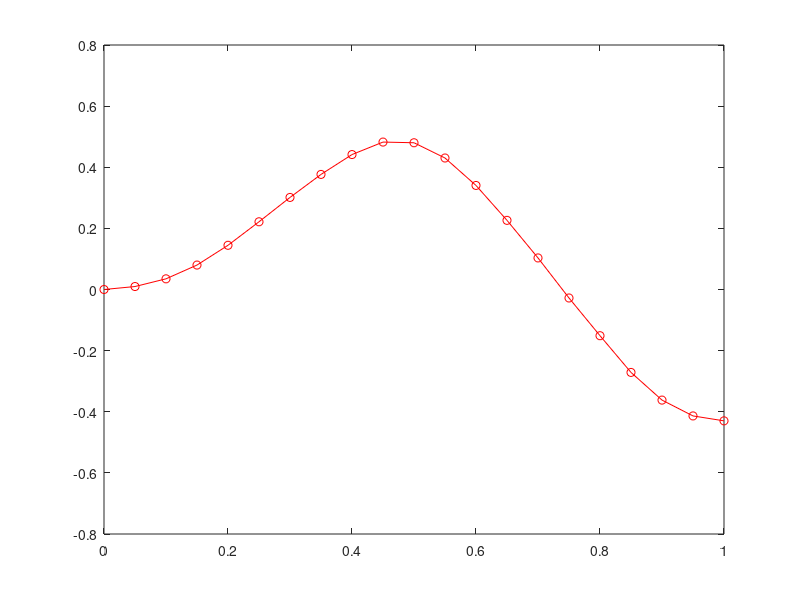

This chart was generated by the following MATLAB code:
data109b = [ %relax surrounding atoms (initial path from cstmin)
0.000000e+00      0.000000000000000e+00
5.000000e-02      9.727186996315140e-03
1.000000e-01      3.493165247346042e-02
1.500000e-01      7.998359402699862e-02
2.000000e-01      1.446412584809877e-01
2.500000e-01      2.215906388155418e-01
3.000000e-01      3.012396742888086e-01
3.500000e-01      3.765480404181289e-01
4.000000e-01      4.415366035354964e-01
4.500000e-01      4.824009854783071e-01
5.000000e-01      4.801522166344512e-01
5.500000e-01      4.302681686531287e-01
6.000000e-01      3.404768051550491e-01
6.500000e-01      2.262615328945685e-01
7.000000e-01      1.033019740025338e-01
7.500000e-01     -2.775706381362397e-02
8.000000e-01     -1.511673645945848e-01
8.500000e-01     -2.713131954806158e-01
9.000000e-01     -3.618479612705414e-01
9.500000e-01     -4.136677988572046e-01
1.000000e+00     -4.297535125588183e-01];   

data109a = [ %relax surrounding atoms
0.000000e+00      0.000000000000000e+00
5.000000e-02      5.907673152250936e-03
1.000000e-01      2.186912598335766e-02
1.500000e-01      5.081512379547348e-02
2.000000e-01      9.637571226267028e-02
2.500000e-01      1.625082041646237e-01
3.000000e-01      2.472431829228299e-01
3.500000e-01      3.406483541366470e-01
4.000000e-01      4.275431890018808e-01
4.500000e-01      4.819244631835318e-01
5.000000e-01      4.770170363844954e-01
5.500000e-01      4.096597398274753e-01
6.000000e-01      2.925254638212209e-01
6.500000e-01      1.480109579606506e-01
7.000000e-01      2.158674447855446e-03
7.500000e-01     -1.305619979066250e-01
8.000000e-01     -2.443557587903342e-01
8.500000e-01     -3.329066807200434e-01
9.000000e-01     -3.911293514684075e-01
9.500000e-01     -4.208871897099016e-01
1.000000e+00     -4.297584939049557e-01];   

data109 = [ %interpolate surrounding atoms
0.000000e+00      0.000000000000000e+00
5.000000e-02      6.923174085386563e-03
1.000000e-01      2.475786251306999e-02
1.500000e-01      5.632905881066108e-02
2.000000e-01      1.046520937306923e-01
2.500000e-01      1.735491008439567e-01
3.000000e-01      2.614389909904276e-01
3.500000e-01      3.581362348450057e-01
4.000000e-01      4.473260697814112e-01
4.500000e-01      5.015506217860093e-01
5.000000e-01      4.957586668897420e-01
5.500000e-01      4.273356284102192e-01
6.000000e-01      3.087187924575119e-01
6.500000e-01      1.622304737538798e-01
7.000000e-01      1.404626750081661e-02
7.500000e-01     -1.204918142502720e-01
8.000000e-01     -2.360125864615839e-01
8.500000e-01     -3.265168755970080e-01
9.000000e-01     -3.862265581119573e-01
9.500000e-01     -4.190963863547950e-01
1.000000e+00     -4.297569588525221e-01
];

data39 = [
0.000000e+00      0.000000000000000e+00
5.000000e-02      8.669675818964606e-03
1.000000e-01      3.144422608602326e-02
1.500000e-01      7.064398158036056e-02
2.000000e-01      1.291622427706898e-01
2.500000e-01      2.101077131555940e-01
3.000000e-01      3.091342466977949e-01
3.500000e-01      4.145485587396252e-01
4.000000e-01      5.079437726708420e-01
4.500000e-01      5.637489584260038e-01
5.000000e-01      5.600746157579124e-01
5.500000e-01      4.923064824870380e-01
6.000000e-01      3.722931756856269e-01
6.500000e-01      2.211046660340799e-01
7.000000e-01      6.445163261014386e-02
7.500000e-01     -7.889863098171190e-02
8.000000e-01     -2.034917487690109e-01
8.500000e-01     -3.055024782443070e-01
9.000000e-01     -3.772818216093583e-01
9.500000e-01     -4.169558788489667e-01
1.000000e+00     -4.297569588525221e-01];

data=data109b;
%data=data109a;
%data=data109;
%data=data39;
s=data(:,1);
E=data(:,2);
figure(1);
plot(s,E,'ro-');

max(E)